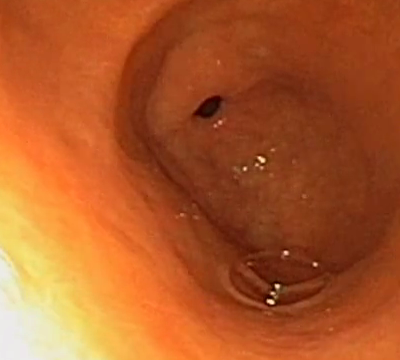
%> input picture OF_CODE/frame_gastro.png, 400 x 360 px
$ octave SpecularDetection.m   (GNU Octave 9; MATLAB toolbox functions it lacks are replaced by stand-ins)
%> lines starting %> are read from the running program, lines starting %| are printed output that depends on the picture; in (x1, y1, x2, y2) boxes, pixels count from 0 and x2, y2 are one past the last pixel; in counts of white or black regions, pixels touching at a corner belong together; the program's own positions count from 1
close all
clear all

Im = imread('frame_gastro.png');
%> Im is the input picture: size 360x400x3 uint8; mean R, G, B 174.4, 89.2, 41.2
[M,N,~] = size(Im);
%> M = 360; N = 400
R = Im(:,:,1);
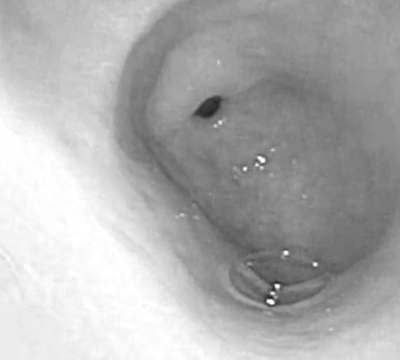
%> R: size 360x400 uint8; min 32, max 255, mean 174.4
G = Im(:,:,2);
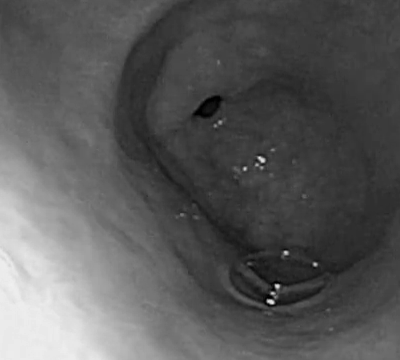
%> G: size 360x400 uint8; min 0, max 240, mean 89.2
B = Im(:,:,3);
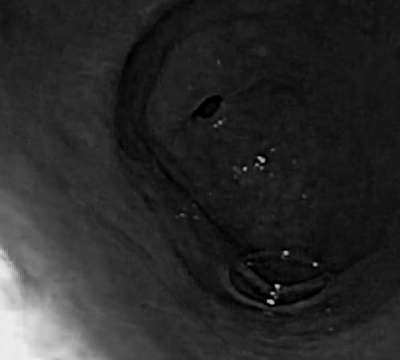
%> B: size 360x400 uint8; min 0, max 236, mean 41.2
I = zeros(M,N);
S = zeros(M,N);
for i = 1:M
    for j = 1:N
        I(i,j) = min([R(i,j),G(i,j),B(i,j)])/max([R(i,j),G(i,j),B(i,j)]);
    end
end
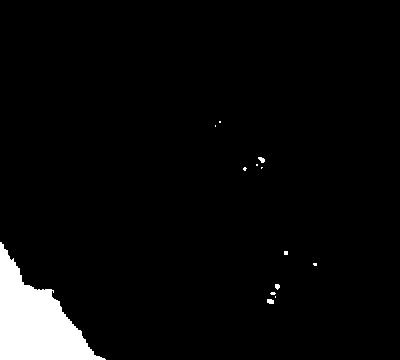
%> I: size 360x400 double; values 0 (black) and 1 (white), 4.3% white; 13 white regions (9 under 20 px), largest, box (x1, y1, x2, y2) and area: (0, 242, 106, 360) 6015, (267, 299, 274, 304) 31, (258, 157, 265, 163) 28, (275, 284, 280, 290) 23

rgb(:,:,1) = I.*double(Im(:,:,1));
rgb(:,:,2) = I.*double(Im(:,:,2));
rgb(:,:,3) = I.*double(Im(:,:,3));
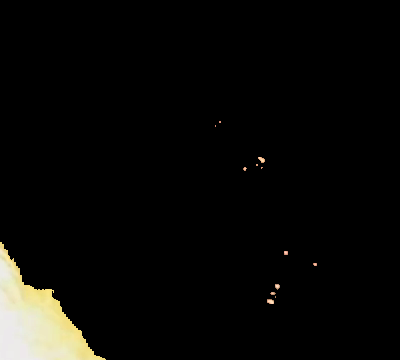
%> rgb: size 360x400x3 double; mean R, G, B 10.2, 9.8, 8
XYZ = rgb2xyz(rgb);
%> XYZ: size 360x400x3 double; mean of channels 1, 2, 3 16119.1, 17397.4, 13219.1
y = XYZ(:,:,2)./(XYZ(:,:,1) + XYZ(:,:,2) + XYZ(:,:,3));
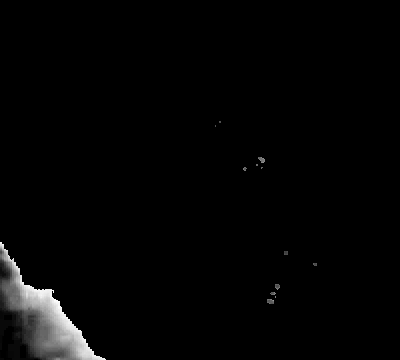
%> y: size 360x400 double; 95.72% of the values are NaN or infinite; the others: min 0.327, max 0.44, mean 0.377; drawn with min black, max white, NaN and infinite black
Id1 = XYZ(:,:,2) > y;
se = strel('square',7);
Id2 = imdilate(Id1,se);
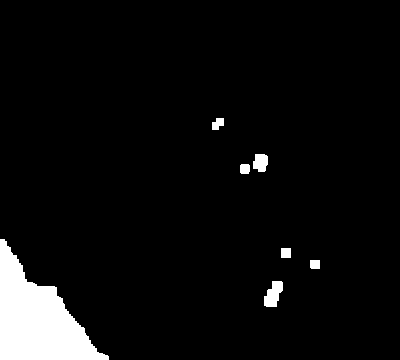
%> Id2: size 360x400 logical; 5.3% white; 7 white regions, largest, box (x1, y1, x2, y2) and area: (0, 239, 109, 360) 6715, (264, 281, 283, 307) 334, (253, 154, 268, 172) 223
imshow(Im);
figure, imshow(Id1),title('Mask original');
figure, imshow(Id2),title('Mask with dilation');
